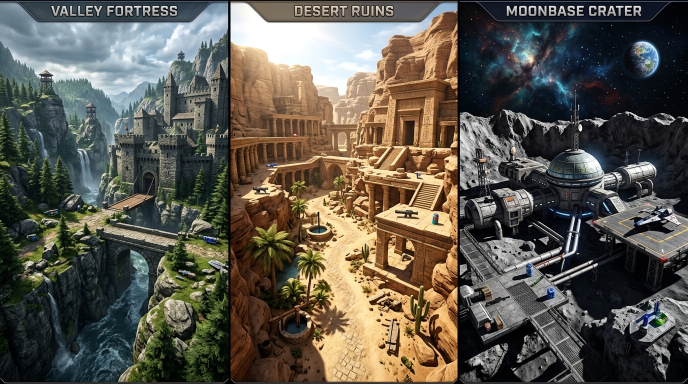
#> input picture assets/outdoor_worlds_showcase.jpg, 1376 x 768 px (shown at 1/2 size)
$ python -i reference_analyzer.py   (imports and definitions only)
#> lines starting #> are read from the running program, lines starting #| are printed output that depends on the picture; after the words box and inside, x2 and y2 are one past the last pixel; in counts of white or black regions, pixels touching at a corner belong together
### core/logger.py
"""
Centralized World-Class Logger & Diagnostics System for Standalone Multi-Engine Agent Harness.
Supports custom TRACE level (5), microsecond timestamp formatting, multi-destination rotating logs,
global uncaught exception crash capture, and environment diagnostics.
"""

import atexit
import datetime
import logging
import os
import platform
import sys
import threading
import traceback
from logging.handlers import RotatingFileHandler
from pathlib import Path
from typing import Optional

# Ensure repository root is in sys.path
REPO_ROOT = Path(__file__).resolve().parent.parent
if str(REPO_ROOT) not in sys.path:
    sys.path.insert(0, str(REPO_ROOT))

# Define custom TRACE log level (level 5, below DEBUG=10)
TRACE_LEVEL_NUM = 5
TRACE_LEVEL_NAME = "TRACE"

if not hasattr(logging, "TRACE"):
    logging.TRACE = TRACE_LEVEL_NUM
    logging.addLevelName(TRACE_LEVEL_NUM, TRACE_LEVEL_NAME)


# [4 lines left out: function _logger_trace, not called in this run]


if not hasattr(logging.Logger, "trace"):
    logging.Logger.trace = _logger_trace

# Directory paths
LOGS_DIR = REPO_ROOT / "logs"
LOGS_DIR.mkdir(parents=True, exist_ok=True)

MASTER_LOG_FILE = LOGS_DIR / "agent_harness.log"
CRASH_LOG_FILE = LOGS_DIR / "agent_harness_crash.log"

# Default log level from environment
_DEFAULT_LEVEL_STR = os.getenv("AGENT_HARNESS_LOG_LEVEL", "DEBUG").strip().upper()
_LEVEL_MAP = {
    "TRACE": TRACE_LEVEL_NUM,
    "DEBUG": logging.DEBUG,
    "INFO": logging.INFO,
    "WARN": logging.WARNING,
    "WARNING": logging.WARNING,
    "ERROR": logging.ERROR,
    "CRITICAL": logging.CRITICAL,
    "FATAL": logging.CRITICAL,
}
_CURRENT_GLOBAL_LEVEL = _LEVEL_MAP.get(_DEFAULT_LEVEL_STR, logging.DEBUG)

# ANSI Color codes for console output
_COLORS = {
    "TRACE": "\033[36m",      # Cyan
    "DEBUG": "\033[34m",      # Blue
    "INFO": "\033[32m",       # Green
    "WARNING": "\033[33m",    # Yellow
    "WARN": "\033[33m",
    "ERROR": "\033[31m",      # Red
    "CRITICAL": "\033[1;31m", # Bold Red
    "RESET": "\033[0m",
}


class ColoredConsoleFormatter(logging.Formatter):
    """Rich colorized formatter for terminal console output."""

    def __init__(self, fmt: Optional[str] = None, datefmt: Optional[str] = None):
        super().__init__(fmt=fmt, datefmt=datefmt)
        self.use_color = sys.stdout.isatty() or os.name == "nt"

    # [8 lines left out: function format, not called in this run]


# High-precision millisecond formatters
DETAILED_FORMAT = (
    "[%(asctime)s.%(msecs)03d] [%(levelname)-5s] [PID:%(process)d:%(threadName)s] "
    "[%(name)s] [%(filename)s:%(lineno)d] %(message)s"
)
CONSOLE_FORMAT = "[%(asctime)s.%(msecs)03d] [%(levelname)-5s] [%(name)s] %(message)s"
DATE_FORMAT = "%Y-%m-%d %H:%M:%S"

_file_formatter = logging.Formatter(fmt=DETAILED_FORMAT, datefmt=DATE_FORMAT)
_console_formatter = ColoredConsoleFormatter(fmt=CONSOLE_FORMAT, datefmt=DATE_FORMAT)

class SafeRotatingFileHandler(RotatingFileHandler):
    """Windows-safe RotatingFileHandler that gracefully handles temporary WinError 32 file locks during rollover."""

    # [5 lines left out: function doRollover, not called in this run]


# Shared master file handler
_master_file_handler: Optional[SafeRotatingFileHandler] = None
_master_handler_lock = threading.Lock()


def get_master_file_handler() -> SafeRotatingFileHandler:
    """Returns a singleton rotating file handler for the consolidated master log."""
    global _master_file_handler
    with _master_handler_lock:
        if _master_file_handler is None:
            _master_file_handler = SafeRotatingFileHandler(
                str(MASTER_LOG_FILE),
                maxBytes=10 * 1024 * 1024,  # 10 MB per file
                backupCount=5,
                encoding="utf-8",
                delay=True,
            )
            _master_file_handler.setLevel(TRACE_LEVEL_NUM)
            _master_file_handler.setFormatter(_file_formatter)
        return _master_file_handler


def get_logger(
    name: str = "AgentHarness",
    log_filename: Optional[str] = "agent_harness.log",
    level: Optional[int] = None,
) -> logging.Logger:
    """
    Factory function to retrieve or configure a logger with world-class trace logging.

    Args:
        name: Logger identifier (e.g. 'EngineController', 'NexusBridge')
        log_filename: Dedicated log file in logs/ (if different from master log)
        level: Minimum log level override (defaults to global level)
    """
    logger = logging.getLogger(name)
    target_level = level if level is not None else _CURRENT_GLOBAL_LEVEL
    logger.setLevel(target_level)

    # Check if handlers already configured
    if logger.handlers:
        return logger

    logger.propagate = False

    # 1. Console Stream Handler
    ch = logging.StreamHandler(sys.stdout)
    ch.setLevel(target_level)
    ch.setFormatter(_console_formatter)
    logger.addHandler(ch)

    # 2. Master Consolidated File Handler
    try:
        master_handler = get_master_file_handler()
        logger.addHandler(master_handler)
    except Exception as e:
        sys.stderr.write(f"[WARN] Failed to attach master log handler: {e}\n")

    # 3. Component-Specific File Handler (if requested and distinct from master)
    if log_filename and log_filename != "agent_harness.log":
        try:
            comp_log_path = LOGS_DIR / log_filename
            fh = SafeRotatingFileHandler(
                str(comp_log_path),
                maxBytes=5 * 1024 * 1024,  # 5 MB per component file
                backupCount=3,
                encoding="utf-8",
                delay=True,
            )
            fh.setLevel(target_level)
            fh.setFormatter(_file_formatter)
            logger.addHandler(fh)
        except Exception as e:
            sys.stderr.write(f"[WARN] Failed to attach component log handler for {log_filename}: {e}\n")

    return logger


# [32 lines left out: functions set_global_log_level, flush_all_logs, not called in this run]


# Auto-flush at process exit
atexit.register(flush_all_logs)


# [94 lines left out: functions write_crash_report, _global_excepthook, _threading_excepthook, not called in this run]


def setup_global_exception_handlers():
    """Installs process-wide unhandled exception hooks for bulletproof crash logging."""
    sys.excepthook = _global_excepthook
    if hasattr(threading, "excepthook"):
        threading.excepthook = _threading_excepthook


# Automatically install exception handlers on import
setup_global_exception_handlers()

# Default logger instance for direct import
logger = get_logger("AgentHarness")

### core/reference_analyzer.py
"""Reference-image analysis primitives for the approval-gated world builder.

This module is intentionally deterministic and dependency-light. It separates
operator red markup from source pixels, extracts a useful edge map, and emits a
normalized Valley Fortress scene graph that can be reviewed before generation.
"""

from __future__ import annotations

import hashlib
import json
from pathlib import Path
from typing import Any, Dict, Iterable, List, Optional, Tuple

try:
    from PIL import Image, ImageFilter
    HAS_PIL = True
except ImportError:  # pragma: no cover - exercised on minimal installations
    HAS_PIL = False

from .logger import get_logger

logger = get_logger("ReferenceAnalyzer", "reference_analyzer.log")


class ReferenceAnalyzer:
    """Extracts annotation masks, edges, and normalized world landmarks."""

    def __init__(self, artifact_dir: Optional[Path] = None):
        self.artifact_dir = Path(artifact_dir or Path(__file__).resolve().parent.parent / "logs" / "reference_artifacts")
        self.artifact_dir.mkdir(parents=True, exist_ok=True)

    @staticmethod
    def sha256(path: Path) -> str:
        digest = hashlib.sha256()
        with path.open("rb") as stream:
            for chunk in iter(lambda: stream.read(1024 * 1024), b""):
                digest.update(chunk)
        return digest.hexdigest()

    @staticmethod
    def _red_mask(image: "Image.Image") -> "Image.Image":
        """Returns a binary mask for saturated red operator markup."""
        hsv = image.convert("HSV")
        pixels = hsv.load()
        mask = Image.new("L", image.size, 0)
        out = mask.load()
        for y in range(image.height):
            for x in range(image.width):
                hue, saturation, value = pixels[x, y]
                # PIL hue is [0,255], red wraps around both ends.
                red_hue = hue <= 18 or hue >= 238
                if red_hue and saturation >= 120 and value >= 90:
                    out[x, y] = 255
        return mask.filter(ImageFilter.MaxFilter(5))

    @staticmethod
    def _edge_map(image: "Image.Image", annotation_mask: "Image.Image") -> "Image.Image":
        """Creates a clean grayscale edge map with markup excluded."""
        clean = image.convert("RGB").copy()
        clean.paste((128, 128, 128), mask=annotation_mask)
        edges = clean.convert("L").filter(ImageFilter.FIND_EDGES)
        # Suppress residual annotation pixels after filtering.
        edges.paste(0, mask=annotation_mask)
        return edges

    @staticmethod
    def _mask_bounds(mask: "Image.Image") -> Optional[Tuple[float, float, float, float]]:
        """Returns the normalized bounds of a non-empty binary mask."""
        bbox = mask.getbbox()
        if not bbox:
            return None
        left, top, right, bottom = bbox
        return (
            left / max(mask.width, 1), top / max(mask.height, 1),
            right / max(mask.width, 1), bottom / max(mask.height, 1),
        )

    @staticmethod
    def _image_density(image: "Image.Image", threshold: int = 48) -> float:
        """Calculates a bounded edge-density metric for QA and confidence."""
        histogram = image.convert("L").histogram()
        active = sum(histogram[threshold:])
        return round(active / max(image.width * image.height, 1), 6)

    @staticmethod
    def _column_edge_profile(edges: "Image.Image", buckets: int = 12) -> List[float]:
        """Returns normalized edge density per image column bucket."""
        grayscale = edges.convert("L")
        result: List[float] = []
        for bucket in range(buckets):
            left = bucket * grayscale.width // buckets
            right = (bucket + 1) * grayscale.width // buckets
            values = [grayscale.getpixel((x, y)) for x in range(left, right) for y in range(grayscale.height)]
            result.append(round(sum(1 for value in values if value >= 48) / max(len(values), 1), 6))
        return result

    @staticmethod
    def _region(name: str, bounds: Tuple[float, float, float, float], priority: int, material: str, elevation: str, kind: str) -> Dict[str, Any]:
        return {
            "id": name,
            "bounds": {"left": bounds[0], "top": bounds[1], "right": bounds[2], "bottom": bounds[3]},
            "priority": priority,
            "material_family": material,
            "elevation_band": elevation,
            "geometry_kind": kind,
        }

    def build_scene_graph(self, image_path: Path, annotation_regions: Optional[Dict[str, Any]] = None) -> Dict[str, Any]:
        """Builds a reviewable normalized graph from a reference image."""
#> called with image_path = '../assets/outdoor_worlds_showcase.jpg'
        image_path = Path(image_path)
        if not image_path.exists():
            raise FileNotFoundError(image_path)
        if not HAS_PIL:
            raise RuntimeError("Pillow is required for reference image analysis")

        with Image.open(image_path) as source:
#> source is the input picture: PIL image 1376x768 RGB; mean R, G, B 92.7, 87.9, 77.9
            image = source.convert("RGB")
            red_mask = self._red_mask(image)
#> in _red_mask, `return mask.filter(ImageFilter.MaxFilter(5))`:
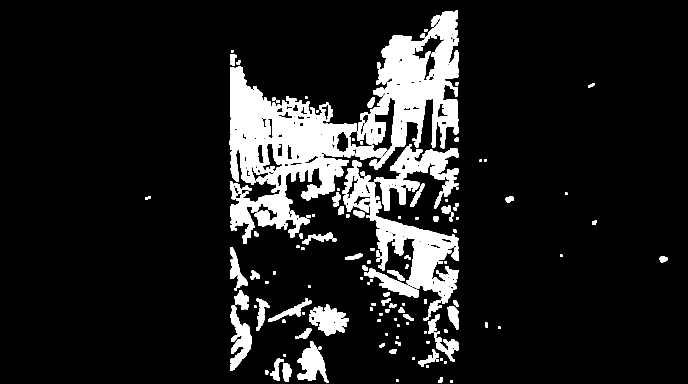
#> returned value: PIL image 1376x768 L (shown at 1/2 size); 11.8% white; 155 white regions, largest, box (x1, y1, x2, y2) and area: (714, 21, 917, 339) 29533, (459, 132, 714, 370) 27525, (684, 336, 917, 627) 16742
            edges = self._edge_map(image, red_mask)
#> in _edge_map, `clean.paste((128, 128, 128), mask=annotation_mask)`:
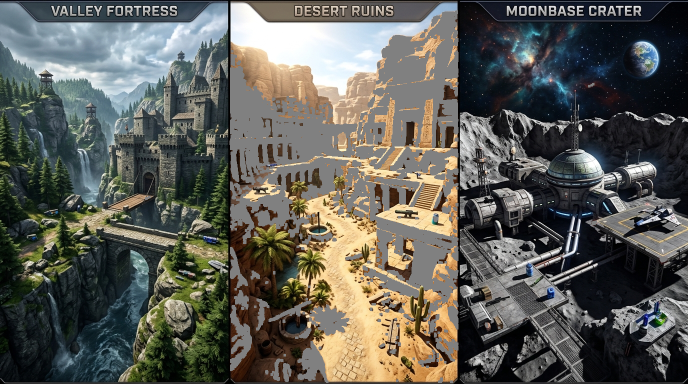
#> clean: PIL image 1376x768 RGB (shown at 1/2 size); mean R, G, B 93.6, 93.6, 87.1
#> in _edge_map, `edges = clean.convert("L").filter(ImageFilter.FIND_EDGES)`:
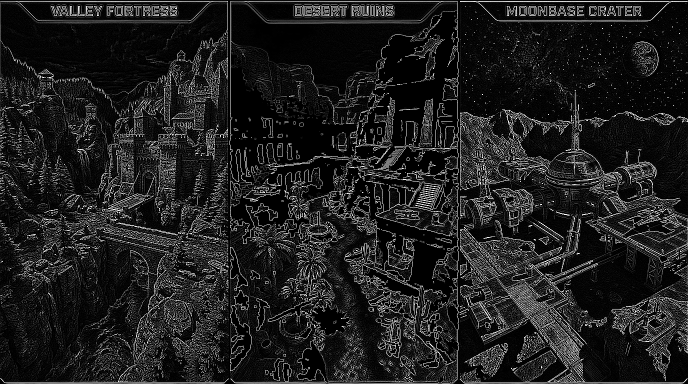
#> edges: PIL image 1376x768 L (shown at 1/2 size); min 0, max 255, mean 31
#> in _edge_map, `edges.paste(0, mask=annotation_mask)`:
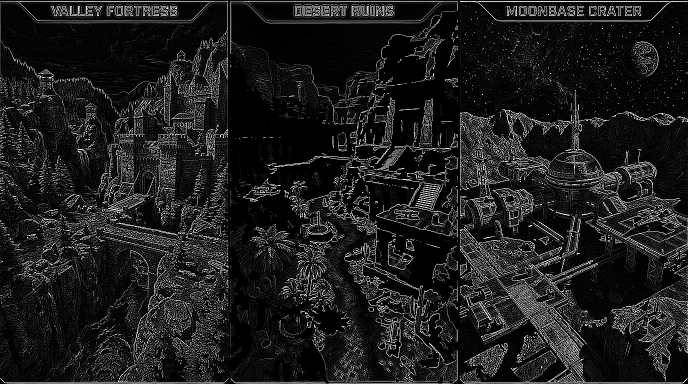
#> edges: PIL image 1376x768 L (shown at 1/2 size); min 0, max 255, mean 29
            stem = image_path.stem
            mask_path = self.artifact_dir / f"{stem}_annotation_mask.png"
            edge_path = self.artifact_dir / f"{stem}_clean_edges.png"
            red_mask.save(mask_path)
            edges.save(edge_path)
            width, height = image.size
            annotation_bounds = self._mask_bounds(red_mask)
#> in _mask_bounds, `bbox = mask.getbbox()`: bbox = (290, 21, 1335, 766)
#> in _mask_bounds, `left, top, right, bottom = bbox`: left = 290; top = 21; right = 1335; bottom = 766
#> annotation_bounds = (0.211, 0.0273, 0.97, 0.997)
            edge_density = self._image_density(edges)
#> in _image_density, `histogram = image.convert("L").histogram()`: histogram = 256 values, max 607936 at index 0, min 276 at index 248, mean 4128
#> in _image_density, `active = sum(histogram[threshold:])`: active = 178293
#> edge_density = 0.169

        graph = {
            "schema": "uah.valley_scene_graph.v1",
            "source": {
                "path": str(image_path.resolve()),
                "sha256": self.sha256(image_path),
                "width": width,
                "height": height,
                "annotation_mask": str(mask_path),
                "clean_edge_map": str(edge_path),
                "annotation_bounds": annotation_bounds,
                "clean_edge_density": edge_density,
                "edge_column_profile": self._column_edge_profile(edges),
            },
            "annotation_regions": annotation_regions or {
                "skybox_dome": {"description": "operator-marked sky/backdrop region"},
                "east_fortress_mass": {"description": "operator-marked castle region"},
            },
            "landmarks": [
                self._region("skybox_dome", (0.02, 0.02, 0.98, 0.39), 100, "cloud_mountain_sky", "far_above", "skybox"),
                self._region("far_valley_horizon", (0.22, 0.22, 0.78, 0.52), 95, "distant_rock", "far_ridge", "skybox_detail"),
                self._region("west_cliff_mass", (0.00, 0.18, 0.46, 0.78), 90, "granite_rock", "high_to_low", "structural_bsp"),
                self._region("east_fortress_mass", (0.53, 0.18, 1.00, 0.62), 100, "castle_masonry", "high_ridge", "structural_bsp"),
                self._region("river_axis", (0.34, 0.35, 0.67, 1.00), 100, "river_water", "descending_center", "structural_bsp"),
                self._region("upper_drawbridge", (0.44, 0.43, 0.68, 0.62), 90, "weathered_timber", "castle_gate", "structural_bsp"),
                self._region("lower_stone_bridge", (0.20, 0.62, 0.86, 0.76), 95, "castle_masonry", "foreground_crossing", "structural_bsp"),
                self._region("tree_line_west", (0.00, 0.30, 0.35, 0.95), 80, "pine_foliage", "layered_slope", "actor_foliage"),
                self._region("tree_line_east", (0.70, 0.34, 1.00, 0.95), 80, "pine_foliage", "layered_slope", "actor_foliage"),
                self._region("foreground_boulder_field", (0.00, 0.68, 1.00, 1.00), 75, "granite_boulder", "foreground", "actor_detail"),
            ],
            "routes": [
                {"id": "castle_route", "from": "upper_drawbridge", "to": "east_fortress_mass"},
                {"id": "river_route", "from": "far_valley_horizon", "to": "lower_stone_bridge"},
                {"id": "lookout_route", "from": "river_route", "to": "west_cliff_mass"},
            ],
            "validation_views": ["perspective", "top", "front", "side"],
        }
#> after the loop in _column_edge_profile, `for bucket in range(buckets):`: result = [0.15, 0.162, 0.226, 0.237, 0.0682, 0.142, 0.177, 0.147, 0.207, 0.22, 0.131, 0.159]
        return graph

    # [7 lines left out: function analyze_to_json, not called in this run]

>>> result = ReferenceAnalyzer().build_scene_graph('../assets/outdoor_worlds_showcase.jpg')
#> result = 6 items
